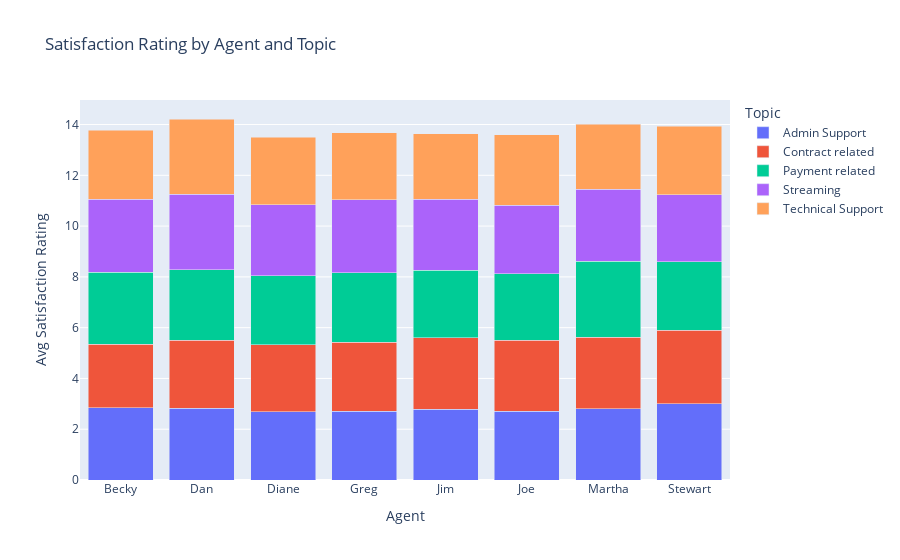

Here is the notebook cell this chart was saved with:
### Markdown cell above
Refs:

https://plotly.com/python/bar-charts/

https://stackoverflow.com/questions/70563166/stacked-barplot-in-plotly

### Code cell
import plotly.express as px

# Group data by agent and topic, and calculate the mean satisfaction rating
grouped_data = df.groupby(['agent', 'topic'])['satisfaction_rating'].mean().reset_index()

# Create a stacked bar chart
fig = px.bar(
    grouped_data,
    x='agent',
    y='satisfaction_rating',
    color='topic',
    title="Satisfaction Rating by Agent and Topic",
    labels={'satisfaction_rating': 'Avg Satisfaction Rating', 'topic': 'Topic'},
    barmode='stack'
)
fig.update_layout(xaxis_title="Agent", yaxis_title="Avg Satisfaction Rating")
fig.show()

### Figure 1 — Plotly figure (JSON) as saved in the notebook; plotly's stock layout.template omitted (floating-point values rounded to 4 significant figures)
{"data": [{"alignmentgroup": "True", "hovertemplate": "Topic=Admin Support<br>agent=%{x}<br>Avg Satisfaction Rating=%{y}<extra></extra>", "legendgroup": "Admin Support", "marker": {"color": "#636efa", "pattern": {"shape": ""}}, "name": "Admin Support", "offsetgroup": "Admin Support", "orientation": "v", "showlegend": true, "textposition": "auto", "type": "bar", "x": ["Becky", "Dan", "Diane", "Greg", "Jim", "Joe", "Martha", "Stewart"], "xaxis": "x", "y": [2.843, 2.824, 2.687, 2.708, 2.796, 2.708, 2.798, 3.009], "yaxis": "y"}, {"alignmentgroup": "True", "hovertemplate": "Topic=Contract related<br>agent=%{x}<br>Avg Satisfaction Rating=%{y}<extra></extra>", "legendgroup": "Contract related", "marker": {"color": "#EF553B", "pattern": {"shape": ""}}, "name": "Contract related", "offsetgroup": "Contract related", "orientation": "v", "showlegend": true, "textposition": "auto", "type": "bar", "x": ["Becky", "Dan", "Diane", "Greg", "Jim", "Joe", "Martha", "Stewart"], "xaxis": "x", "y": [2.509, 2.675, 2.631, 2.719, 2.8, 2.786, 2.828, 2.889], "yaxis": "y"}, {"alignmentgroup": "True", "hovertemplate": "Topic=Payment related<br>agent=%{x}<br>Avg Satisfaction Rating=%{y}<extra></extra>", "legendgroup": "Payment related", "marker": {"color": "#00cc96", "pattern": {"shape": ""}}, "name": "Payment related", "offsetgroup": "Payment related", "orientation": "v", "showlegend": true, "textposition": "auto", "type": "bar", "x": ["Becky", "Dan", "Diane", "Greg", "Jim", "Joe", "Martha", "Stewart"], "xaxis": "x", "y": [2.826, 2.785, 2.72, 2.742, 2.67, 2.629, 2.992, 2.689], "yaxis": "y"}, {"alignmentgroup": "True", "hovertemplate": "Topic=Streaming<br>agent=%{x}<br>Avg Satisfaction Rating=%{y}<extra></extra>", "legendgroup": "Streaming", "marker": {"color": "#ab63fa", "pattern": {"shape": ""}}, "name": "Streaming", "offsetgroup": "Streaming", "orientation": "v", "showlegend": true, "textposition": "auto", "type": "bar", "x": ["Becky", "Dan", "Diane", "Greg", "Jim", "Joe", "Martha", "Stewart"], "xaxis": "x", "y": [2.883, 2.977, 2.798, 2.872, 2.797, 2.704, 2.835, 2.648], "yaxis": "y"}, {"alignmentgroup": "True", "hovertemplate": "Topic=Technical Support<br>agent=%{x}<br>Avg Satisfaction Rating=%{y}<extra></extra>", "legendgroup": "Technical Support", "marker": {"color": "#FFA15A", "pattern": {"shape": ""}}, "name": "Technical Support", "offsetgroup": "Technical Support", "orientation": "v", "showlegend": true, "textposition": "auto", "type": "bar", "x": ["Becky", "Dan", "Diane", "Greg", "Jim", "Joe", "Martha", "Stewart"], "xaxis": "x", "y": [2.711, 2.957, 2.656, 2.639, 2.581, 2.777, 2.551, 2.705], "yaxis": "y"}], "layout": {"barmode": "stack", "legend": {"title": {"text": "Topic"}, "tracegroupgap": 0}, "title": {"text": "Satisfaction Rating by Agent and Topic"}, "xaxis": {"anchor": "y", "domain": [0, 1], "title": {"text": "Agent"}}, "yaxis": {"anchor": "x", "domain": [0, 1], "title": {"text": "Avg Satisfaction Rating"}}}}
